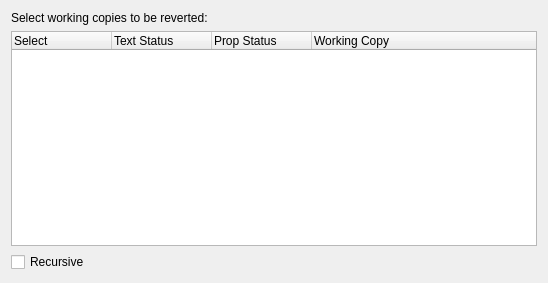
<ui version="4.0" >
 <class>SvnRevertOptionDlg</class>
 <widget class="QWidget" name="SvnRevertOptionDlg" >
  <property name="geometry" >
   <rect>
    <x>0</x>
    <y>0</y>
    <width>548</width>
    <height>283</height>
   </rect>
  </property>
  <layout class="QVBoxLayout" >
   <item>
    <widget class="QLabel" name="label" >
     <property name="text" >
      <string>Select working copies to be reverted:</string>
     </property>
    </widget>
   </item>
   <item>
    <widget class="QTreeWidget" name="treeWidget" >
     <property name="rootIsDecorated" >
      <bool>false</bool>
     </property>
     <property name="uniformRowHeights" >
      <bool>true</bool>
     </property>
     <column>
      <property name="text" >
       <string>Select</string>
      </property>
     </column>
     <column>
      <property name="text" >
       <string>Text Status</string>
      </property>
     </column>
     <column>
      <property name="text" >
       <string>Prop Status</string>
      </property>
     </column>
     <column>
      <property name="text" >
       <string>Working Copy</string>
      </property>
     </column>
    </widget>
   </item>
   <item>
    <widget class="QCheckBox" name="recursive" >
     <property name="text" >
      <string>Recursive</string>
     </property>
    </widget>
   </item>
  </layout>
 </widget>
 <resources/>
 <connections/>
</ui>
